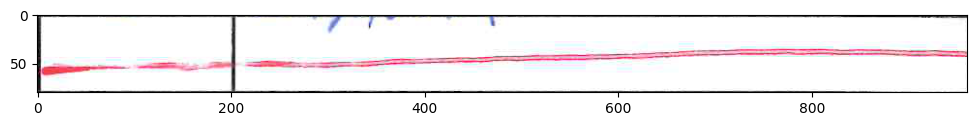
#> input picture tests/sample_data/absent_cell.png, 977 x 126 px
$ python -i deskew.py   (imports and definitions only)
#> lines starting #> are read from the running program, lines starting #| are printed output that depends on the picture; after the words box and inside, x2 and y2 are one past the last pixel; in counts of white or black regions, pixels touching at a corner belong together
import numpy as np
import cv2


def get_skew_angle(gray_img: np.ndarray) -> float:
    # gray_img = cv2.cvtColor(scanned_img, cv2.COLOR_RGB2GRAY)

    # Binarize and invert
    _, binary = cv2.threshold(gray_img, 150, 255, cv2.THRESH_BINARY_INV)

    # Edge detection first — Hough works on edges not filled regions
    edges = cv2.Canny(binary, 50, 150, apertureSize=3)

    # Detect lines using Hough transform
    # rho=1, theta=pi/180 → 1 pixel and 1 degree resolution
    # threshold=200 → minimum votes to be considered a line (tune this)
    lines = cv2.HoughLines(edges, 1, np.pi/1800, threshold=650)

    if lines is None:
        print("No lines detected — try lowering threshold")
        return 0

    # Extract angles from all detected lines
    angles = []
    for line in lines:
        rho, theta = line[0]
        # Convert to degrees, center around 0
        angle = np.degrees(theta) - 90
        # Only keep near-horizontal lines (your table rows)
        if -10 < angle < 10:
            angles.append(angle)

    if not angles:
        print("No horizontal lines found")
        return 0

    # Median is more robust than mean — ignores outliers
    skew_angle = np.median(angles)
    print(f"Detected skew: {skew_angle:.4f} degrees")
    print(f"Lines used for estimate: {len(angles)}")

    # [20 lines of commented-out code are left out]
    print(f'Image Skewed by: {skew_angle}')
    return skew_angle

def correct_skew(img: np.ndarray, skew_angle: float) -> np.ndarray:

    (h, w) = img.shape[:2]
    center = (w // 2, h // 2)
    M = cv2.getRotationMatrix2D(center, skew_angle, 1.0)
    deskewed_img = cv2.warpAffine(img, M, (w, h),
                               flags=cv2.INTER_CUBIC,
                               borderMode=cv2.BORDER_REPLICATE)
    return deskewed_img

>>> import cv2
>>> picture = cv2.imread('../tests/sample_data/absent_cell.png', cv2.IMREAD_GRAYSCALE)
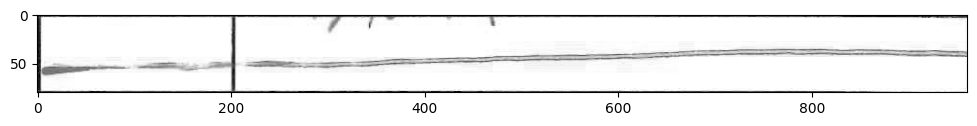
#> picture: shape (126, 977); min 0, max 255, mean 241
>>> result = get_skew_angle(picture)
#> in get_skew_angle, `_, binary = cv2.threshold(gray_img, 150, 255, cv2.THRESH_BINARY_INV)`:
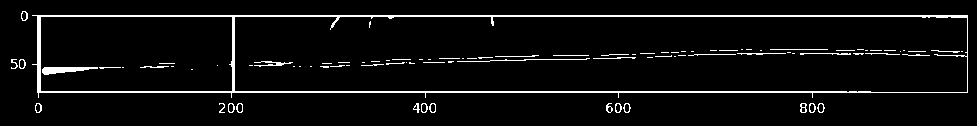
#> binary: shape (126, 977); 5.3% white in thin lines or dots, all inside (x1, y1, x2, y2) = (11, 11, 968, 113)
#> in get_skew_angle, `edges = cv2.Canny(binary, 50, 150, apertureSize=3)`:
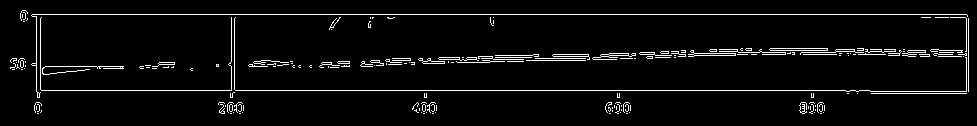
#> edges: shape (126, 977); 4.4% white in thin lines or dots, all inside (x1, y1, x2, y2) = (10, 10, 969, 114)
#> in get_skew_angle, `lines = cv2.HoughLines(edges, 1, np.pi/1800, threshold=650)`: lines = [[14, 1.57], [90, 1.57], [89, 1.57]]
#> the loop in get_skew_angle, `for line in lines:` made 3 passes
#> (line, rho, angle) on passes 1 to 3: ([[14, 1.57]], 14, 0), ([[90, 1.57]], 90, 0), ([[89, 1.57]], 89, 0.1)
#> after the loop in get_skew_angle, `for line in lines:`: angles = [0, 0, 0.1]
#> in get_skew_angle, `skew_angle = np.median(angles)`: skew_angle = 0
#| Detected skew: 0.0000 degrees
#| Lines used for estimate: 3
#| Image Skewed by: 0.0
#> result = 0

$ run again, on tests/sample_data/cell_student_name.png
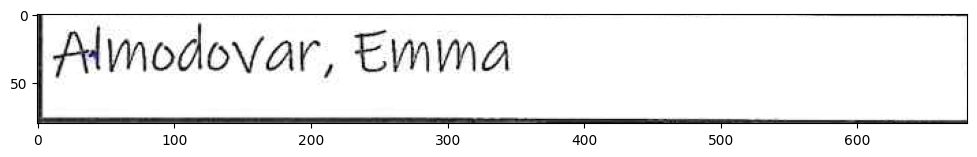
#> input picture tests/sample_data/cell_student_name.png, 977 x 157 px
#> in get_skew_angle, `_, binary = cv2.threshold(gray_img, 150, 255, cv2.THRESH_BINARY_INV)`:
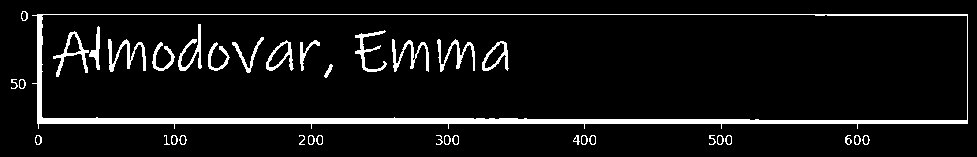
#> binary: shape (157, 977); 7.3% white; 37 white regions (1 under 20 px), largest, box (x1, y1, x2, y2) and area: (32, 14, 968, 129) 6684, (108, 39, 146, 72) 412, (392, 39, 429, 72) 382
#> in get_skew_angle, `edges = cv2.Canny(binary, 50, 150, apertureSize=3)`:
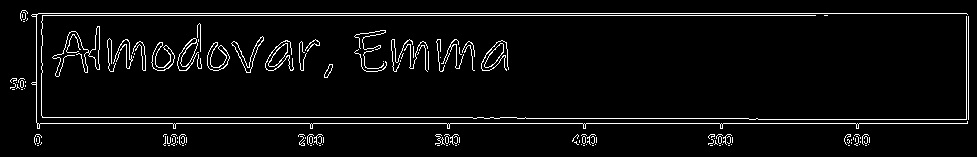
#> edges: shape (157, 977); 4.7% white in thin lines or dots, all inside (x1, y1, x2, y2) = (10, 10, 969, 146)
#> lines = [[13, 1.57], [123, 1.57], [15, 1.57], [116, 1.57]]
#> the loop in get_skew_angle, `for line in lines:` made 4 passes
#> (line, rho, angle) on passes 1 to 4: ([[13, 1.57]], 13, 0), ([[123, 1.57]], 123, 0), ([[15, 1.57]], 15, 0), ([[116, 1.57]], 116, 0.2)
#> after the loop in get_skew_angle, `for line in lines:`: angles = [0, 0, 0, 0.2]
#> skew_angle = 0
#| Detected skew: 0.0000 degrees
#| Lines used for estimate: 4
#| Image Skewed by: 0.0

$ run again, on tests/sample_data/present_cell.png
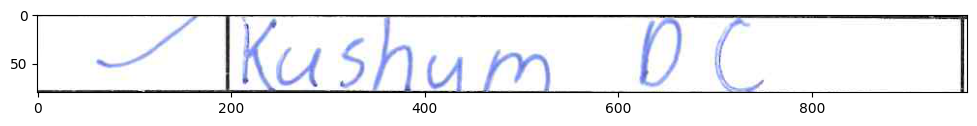
#> input picture tests/sample_data/present_cell.png, 977 x 126 px
#> in get_skew_angle, `_, binary = cv2.threshold(gray_img, 150, 255, cv2.THRESH_BINARY_INV)`:
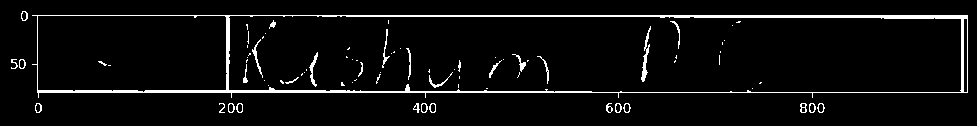
#> binary: shape (126, 977); 5% white; 80 white regions (48 under 20 px), largest, box (x1, y1, x2, y2) and area: (32, 15, 968, 98) 4474, (641, 26, 651, 82) 174, (309, 52, 318, 87) 103
#> in get_skew_angle, `edges = cv2.Canny(binary, 50, 150, apertureSize=3)`:
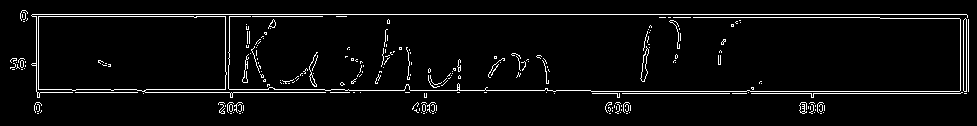
#> edges: shape (126, 977); 4.4% white in thin lines or dots, all inside (x1, y1, x2, y2) = (10, 10, 969, 114)
#> lines = [[14, 1.57]]
#> the loop in get_skew_angle, `for line in lines:` made 1 pass
#> (rho, theta, angle) on pass 1: (14, 1.57, 0)
#> after the loop in get_skew_angle, `for line in lines:`: angles = [0]
#> skew_angle = 0
#| Detected skew: 0.0000 degrees
#| Lines used for estimate: 1
#| Image Skewed by: 0.0
